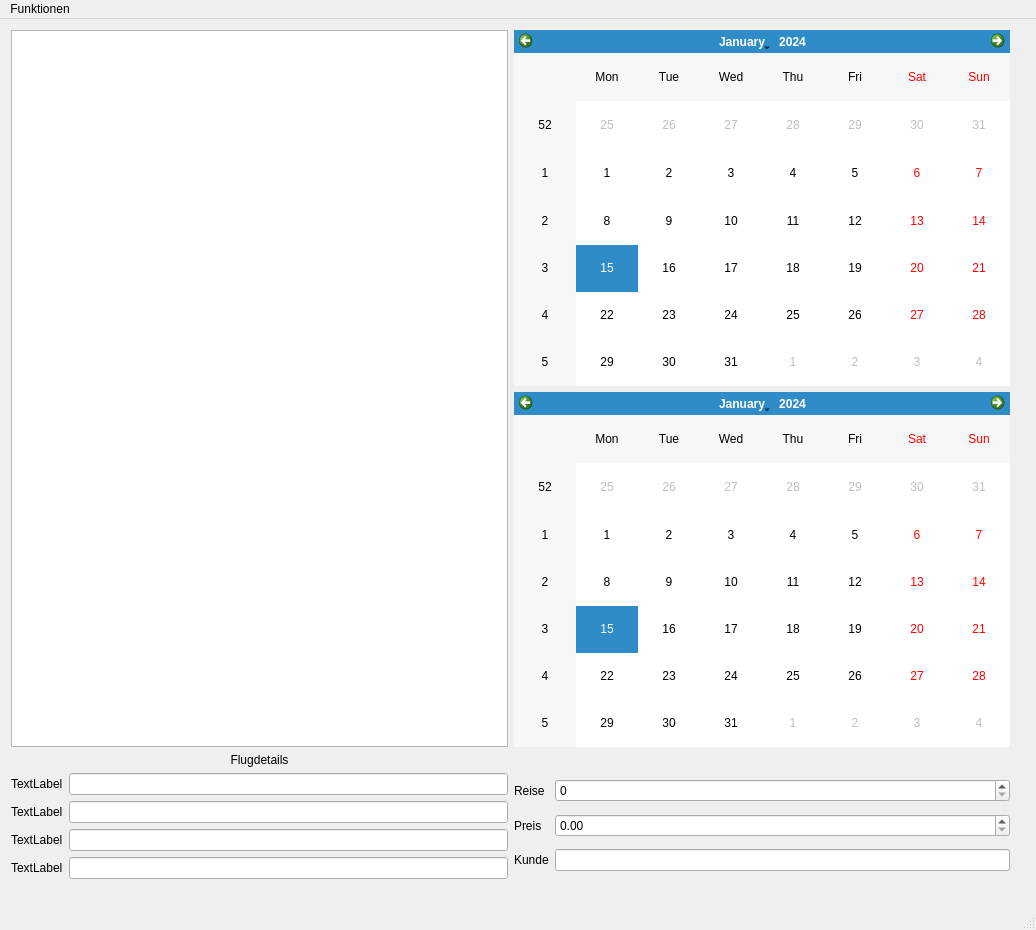
<?xml version="1.0" encoding="UTF-8"?>
<ui version="4.0">
 <class>MainWindow</class>
 <widget class="QMainWindow" name="MainWindow">
  <property name="geometry">
   <rect>
    <x>0</x>
    <y>0</y>
    <width>1036</width>
    <height>930</height>
   </rect>
  </property>
  <property name="windowTitle">
   <string>MainWindow</string>
  </property>
  <widget class="QWidget" name="centralWidget">
   <widget class="QWidget" name="gridLayoutWidget">
    <property name="geometry">
     <rect>
      <x>0</x>
      <y>0</y>
      <width>1021</width>
      <height>871</height>
     </rect>
    </property>
    <layout class="QGridLayout" name="gridLayout">
     <property name="sizeConstraint">
      <enum>QLayout::SetMaximumSize</enum>
     </property>
     <item row="4" column="2">
      <layout class="QGridLayout" name="gridLayout_3">
       <item row="1" column="0">
        <widget class="QLabel" name="label_detail1">
         <property name="text">
          <string>TextLabel</string>
         </property>
        </widget>
       </item>
       <item row="2" column="0">
        <widget class="QLabel" name="label_detail2">
         <property name="text">
          <string>TextLabel</string>
         </property>
        </widget>
       </item>
       <item row="4" column="0">
        <widget class="QLabel" name="label_detail4">
         <property name="text">
          <string>TextLabel</string>
         </property>
        </widget>
       </item>
       <item row="3" column="0">
        <widget class="QLabel" name="label_detail3">
         <property name="text">
          <string>TextLabel</string>
         </property>
        </widget>
       </item>
       <item row="4" column="1">
        <widget class="QLineEdit" name="line_detail4"/>
       </item>
       <item row="1" column="1">
        <widget class="QLineEdit" name="line_detail1">
         <property name="sizePolicy">
          <sizepolicy hsizetype="Expanding" vsizetype="Fixed">
           <horstretch>0</horstretch>
           <verstretch>0</verstretch>
          </sizepolicy>
         </property>
        </widget>
       </item>
       <item row="3" column="1">
        <widget class="QLineEdit" name="line_detail3"/>
       </item>
       <item row="2" column="1">
        <widget class="QLineEdit" name="line_detail2"/>
       </item>
      </layout>
     </item>
     <item row="4" column="3">
      <layout class="QGridLayout" name="gridLayout_2">
       <item row="0" column="1">
        <widget class="QSpinBox" name="spinbox_reise">
         <property name="maximum">
          <number>100000</number>
         </property>
        </widget>
       </item>
       <item row="5" column="0">
        <widget class="QLabel" name="label_kunde">
         <property name="text">
          <string>Kunde</string>
         </property>
        </widget>
       </item>
       <item row="3" column="1">
        <widget class="QDoubleSpinBox" name="spinbox_preis">
         <property name="maximum">
          <double>100000000.000000000000000</double>
         </property>
        </widget>
       </item>
       <item row="5" column="1">
        <widget class="QLineEdit" name="line_kunde"/>
       </item>
       <item row="0" column="0">
        <widget class="QLabel" name="label_reise">
         <property name="text">
          <string>Reise</string>
         </property>
        </widget>
       </item>
       <item row="3" column="0">
        <widget class="QLabel" name="label_preis">
         <property name="text">
          <string>Preis</string>
         </property>
        </widget>
       </item>
      </layout>
     </item>
     <item row="0" column="3">
      <widget class="QCalendarWidget" name="calendarWidget_to"/>
     </item>
     <item row="2" column="2">
      <widget class="QLabel" name="Label_const">
       <property name="text">
        <string>Flugdetails</string>
       </property>
       <property name="alignment">
        <set>Qt::AlignCenter</set>
       </property>
      </widget>
     </item>
     <item row="1" column="3">
      <widget class="QCalendarWidget" name="calendarWidget_from"/>
     </item>
     <item row="0" column="2" rowspan="2">
      <widget class="QTableView" name="tableView"/>
     </item>
    </layout>
   </widget>
  </widget>
  <widget class="QMenuBar" name="menuBar">
   <property name="geometry">
    <rect>
     <x>0</x>
     <y>0</y>
     <width>1036</width>
     <height>21</height>
    </rect>
   </property>
   <widget class="QMenu" name="menuFunktionen">
    <property name="title">
     <string>Funktionen</string>
    </property>
    <addaction name="actionDatei_einlesen"/>
    <addaction name="actionBuchung_anlegen"/>
    <addaction name="actionRefresh"/>
    <addaction name="actionTextdatei_Erstellen"/>
   </widget>
   <addaction name="menuFunktionen"/>
  </widget>
  <widget class="QStatusBar" name="statusBar"/>
  <action name="actionDatei_einlesen">
   <property name="text">
    <string>Datei einlesen</string>
   </property>
  </action>
  <action name="actionBuchung_anlegen">
   <property name="text">
    <string>Buchung anlegen</string>
   </property>
  </action>
  <action name="actionRefresh">
   <property name="text">
    <string>Refresh</string>
   </property>
  </action>
  <action name="actionTextdatei_Erstellen">
   <property name="text">
    <string>Textdatei Erstellen</string>
   </property>
  </action>
 </widget>
 <layoutdefault spacing="6" margin="11"/>
 <resources/>
 <connections/>
</ui>
